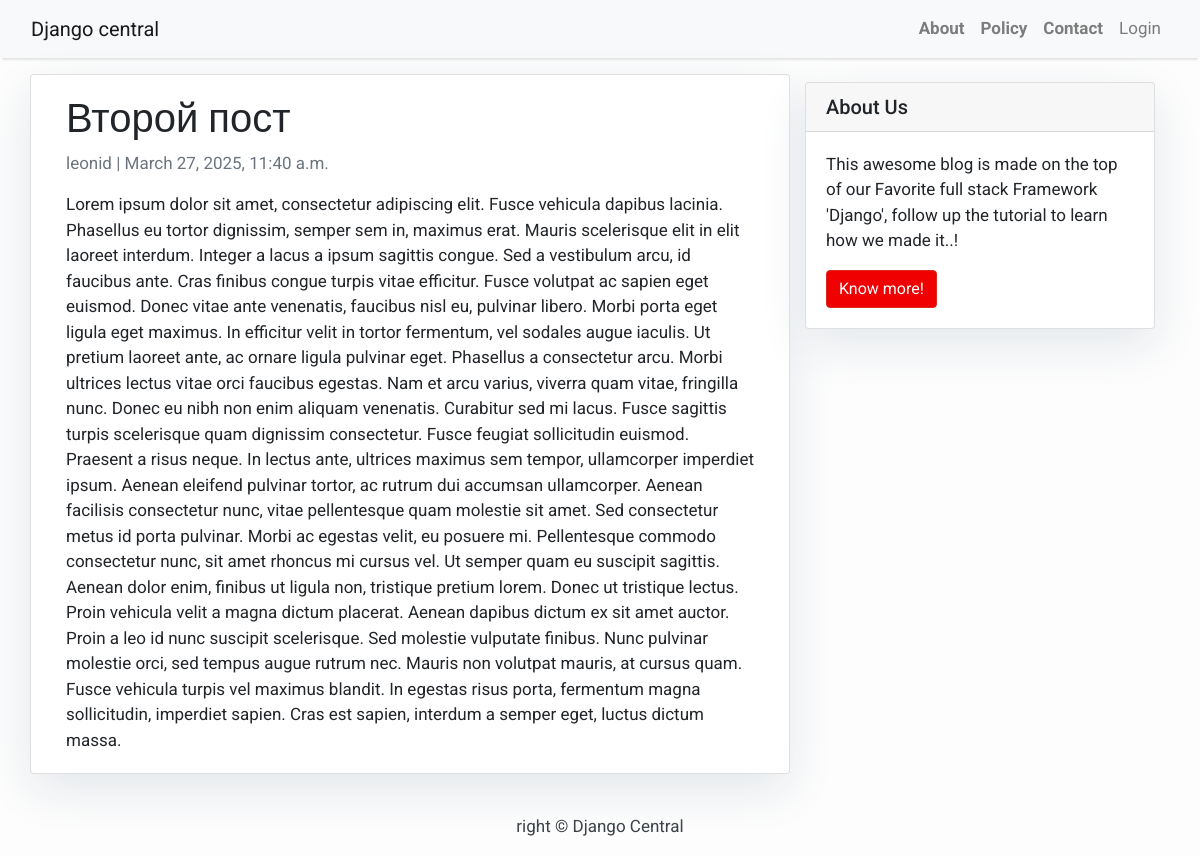
The app's page /second-post/ with its own data.
### blog/models.py (models this page shows, shortened)
class Post(models.Model):
    title = models.CharField(max_length=200, unique=True)
    slug = models.SlugField(max_length=200, unique=True)
    author = models.ForeignKey(
        User, on_delete=models.CASCADE,related_name='blog_posts'
    )
    updated_on = models.DateTimeField(auto_now= True)
    content = models.TextField()
    created_on = models.DateTimeField(auto_now_add=True)
    status = models.IntegerField(choices=STATUS, default=0)
    class Meta:
        ordering = ['-created_on']

### blog/views.py (the view)
# urls.py: path('<slug:slug>/', views.PostDetail.as_view(), name='post_detail'),
class PostDetail(generic.DetailView):
    model = Post
    template_name = 'post_detail.html'

### templates/post_detail.html
{% extends 'base.html' %} {% block content %}
<div class="container">
    <div class="row">
        <div class="col-md-8 card mb-4 mt-3 left top">
            <div class="card-body">
                <h1>{% block title %} {{ object.title }} {% endblock title %}</h1>
                <p class=" text-muted">{{ post.author }} | {{ post.created_on }}</p>
                <p class="card-text ">{{ object.content | safe }}</p>
            </div>
        </div>
        {% block sidebar %} {% include 'sidebar.html' %} {% endblock sidebar %}
    </div>
</div>
{% endblock content %}

### templates/base.html (style rules this page uses)
body { font-family: "Roboto", sans-serif; font-size: 17px; background-color: #fdfdfd; }

### templates/sidebar.html (style rules this page uses)
.card { box-shadow: 0 16px 48px #E3E7EB; }

### records on screen
Post: title "Второй пост", author "leonid", created_on "March 27, 2025, 11:40 a.m.", content "Lorem ipsum dolor sit amet, consectetur adipiscing elit. Fusce vehicula dapibus lacinia. Phasellus eu tortor dignissim, semper sem in, maximus erat. Mauris scelerisque elit in elit laoreet interdum. Integer a lacus a ipsum sagittis congue. Sed a vestibulum arcu, id faucibus ante. Cras finibus congue turpis vitae efficitur. Fusce volutpat ac sapien eget euismod. Donec vitae ante venenatis, faucibus nisl eu, pulvinar libero. Morbi porta eget ligula eget maximus. In efficitur velit in tortor fermentum, vel sodales augue iaculis. Ut pretium laoreet ante, ac ornare ligula pulvinar eget. Phasellus a consectetur arcu. Morbi ultrices lectus vitae orci faucibus egestas. Nam et arcu varius, viverra…"
